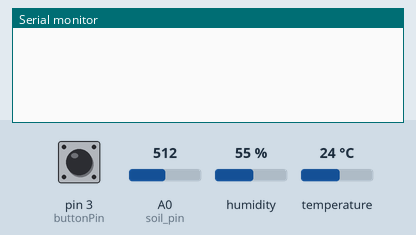
Simulated run of this sketch. Board: Arduino Uno, built with avr-gcc and run on an emulated ATmega328P. Parts: the last lines printed to the serial monitor. Inputs (shaded band) come from the test bench; at power-on: pin 3 (buttonPin) LOW, humidity 55 %, A0 (soil_pin) = 512, temperature 24 °C.

Above: at 1.2 s.
1.3 s: pin 3 (buttonPin) pulled HIGH for 0.15 s
At 6.3 s:
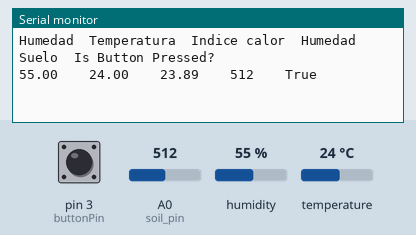
6.6 s: humidity set to 22 %
At 10.5 s:
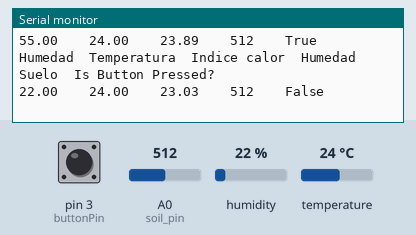
16.6 s: A0 (soil_pin) set to 716
At 17.7 s:
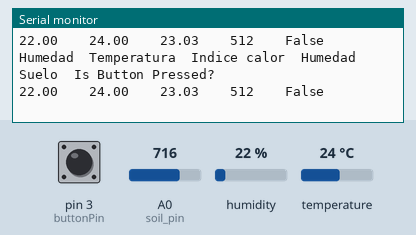
18.1 s: temperature set to 12 °C
19.6 s: pin 3 (buttonPin) pulled HIGH for 1 s
At 20.6 s:
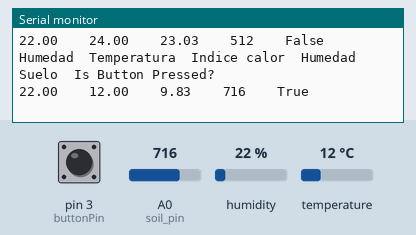

Measured:
- after the input at 1.3 s, the serial monitor: prints a new line after 3.8 s (image 1)
- after the input at 6.6 s, the serial monitor: prints a new line after 3.5 s (image 2)
- after the input at 19.6 s, the serial monitor: prints a new line after 0.51 s (image 4)

The sketch:

regador.ino
```cpp
#include <DHT.h>
#include <DHT_U.h>

// TODO Add basic config and read of DHT11 humidity and temp sensor
// TODO Add basic soil humidity sensor
// TODO Add basic use of LCD Nokia 5115

/*******************************
 * DHT temp and humidity sensor initialization
*******************************/
#define DHTTYPE DHT11
// Definimos el pin digital donde se conecta el sensor
#define DHTPIN 2
// Inicializamos el sensor DHT11
DHT dht(DHTPIN, DHTTYPE);

/*******************************
 * Soil humidity sensor initialization
*******************************/
int soil_pin = A0;
int soil_value;

/********************************
 * Variables de control
********************************/
bool isButtonPressed = false;
int buttonPin = 3;
int button; // To keep track of button pressed to know when we put water.

unsigned long elapsedTime;
unsigned long startCount;

void setup() {
  // Inicializamos comunicación serie
  Serial.begin(9600);
  elapsedTime = 0;
  startCount = millis();
  // Comenzamos el sensor DHT
  dht.begin();
  // initialize the pushbutton pin as an input:
  pinMode(buttonPin, INPUT);
  pinMode(soil_pin, INPUT);
}

void loop() {
    // Esperamos 5 segundos entre medidas
  unsigned long currentTime = millis();
  elapsedTime = currentTime - startCount;

  // Comprobamos si hay pulsacion de boton, que indica riego.
  button = digitalRead(buttonPin);
  if (button != LOW && !isButtonPressed) {
    isButtonPressed = true;
  }

  if (elapsedTime > 5000) {
    elapsedTime = 0;
    startCount = millis();
    // Leemos la humedad relativa
    float h = dht.readHumidity();
    // Leemos la temperatura en grados centígrados (por defecto)
    float t = dht.readTemperature();


    // Comprobamos si ha habido algún error en la lectura
    if (isnan(h) || isnan(t)) {
      Serial.println("Error obteniendo los datos del sensor DHT11");
      return;
    }

    // Calcular el índice de calor en grados centígrados
    float hic = dht.computeHeatIndex(t, h, false);

    // Leemos soil moisture
    soil_value = readSensor(soil_pin);
    // Map to percentage
    //soil_value = map(soil_value, 550, 0, 0, 100);
    // Print to serial console.
    Serial.print("Humedad");
    Serial.print("\t");
    Serial.print("Temperatura");
    Serial.print("\t");
    Serial.print("Indice calor");
    Serial.print("\t");
    Serial.print("Humedad Suelo");
    Serial.print("\t");
    Serial.print("Is Button Pressed? ");
    Serial.print("\n");
    Serial.print(h);
    Serial.print("\t");
    Serial.print("\t");
    Serial.print(t);
    Serial.print("\t");
    Serial.print("\t");
    Serial.print(hic);
    Serial.print("\t");
    Serial.print("\t");
    Serial.print(soil_value);
    Serial.print("\t");
    Serial.print("\t");
    if (isButtonPressed) {
      Serial.print("True");
    } else {
      Serial.print("False");
    }

    Serial.print("\n");

    // Reset the value of the button
    isButtonPressed = false;
    delay(1000);
  }
}

//  This function returns the analog soil moisture measurement
int readSensor(int pin) {
	digitalWrite(pin, HIGH);	// Turn the sensor ON
	delay(10);							// Allow power to settle
	int val = analogRead(pin);	// Read the analog value form sensor
	digitalWrite(pin, LOW);		// Turn the sensor OFF
	return val;							// Return analog moisture value
}
```
